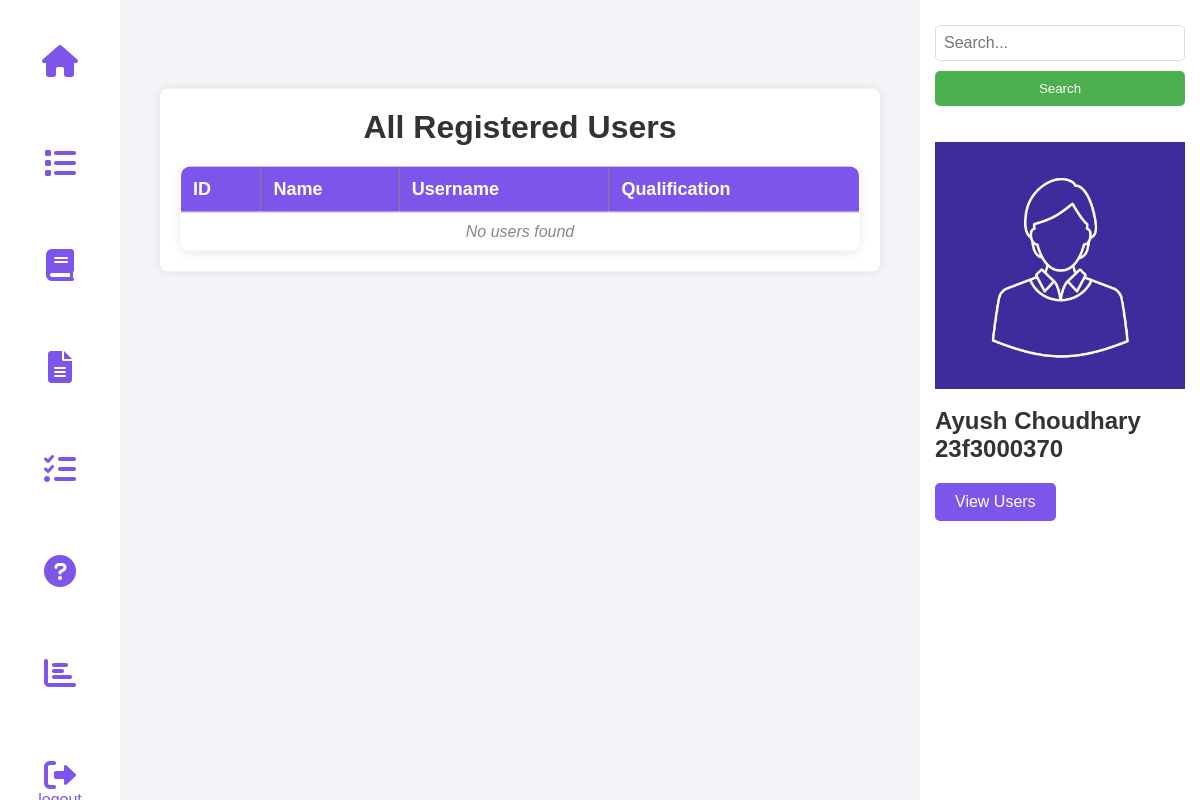
The page /view_users (signed in) on the database as committed earlier.
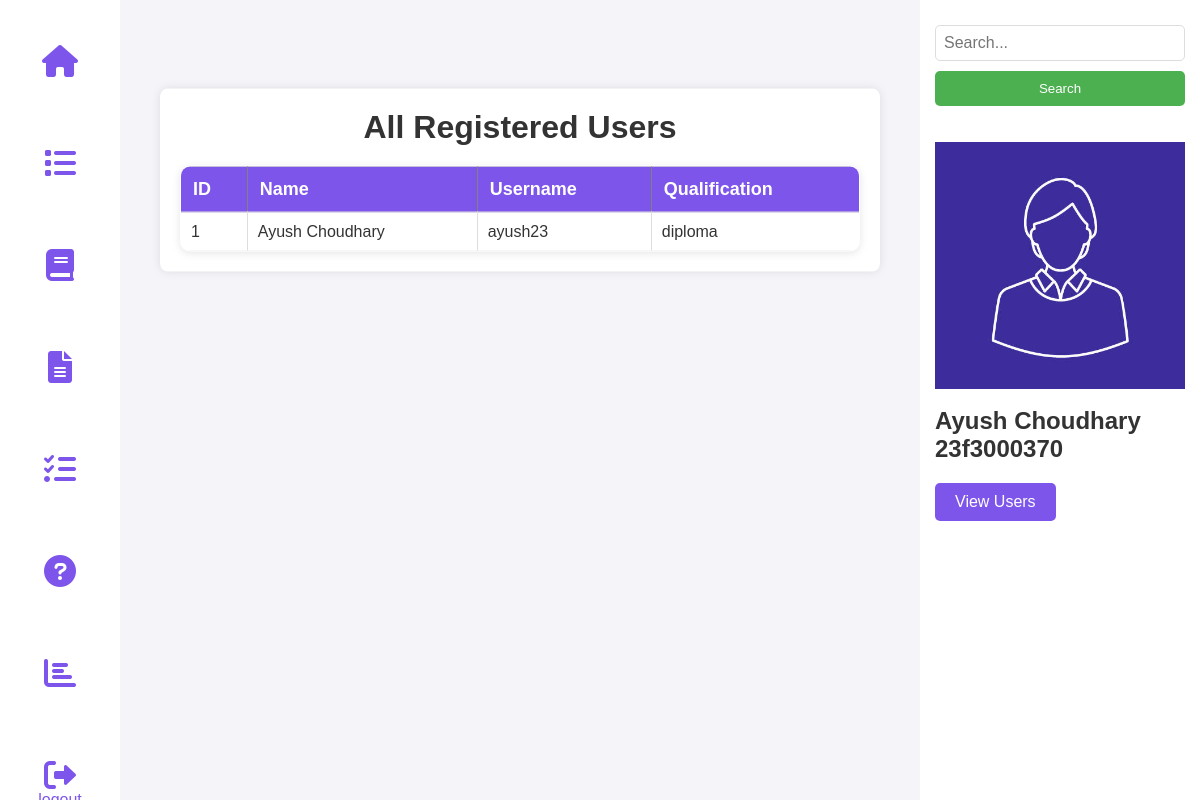
The same page on the database as committed later.
### tables this page shows
CREATE TABLE USERS (
        id INTEGER PRIMARY KEY AUTOINCREMENT,
        username TEXT UNIQUE NOT NULL,
        password TEXT NOT NULL,
        full_name TEXT NOT NULL,
        qualification TEXT,
        dob TEXT
    );

### controllers/admin.py (the view)
@admin_bp.route('/view_users')
def view_users():
    if 'admin' not in session:
        return redirect(url_for('auth.admin_login'))
    conn = get_db_connection()
    cursor = conn.cursor()
    cursor.execute("SELECT id, full_name, username, qualification FROM USERS")
    users = cursor.fetchall()
    conn.close()
    return render_template('admin/view_users.html', users=users)

### models/setup_db.py (called while the page is built)
def get_db_connection():
    try:
        conn = sqlite3.connect(DB_PATH)
        conn.execute("PRAGMA foreign_keys = ON;")
        return conn
    except sqlite3.Error as e:
        print(f"❌ Database connection failed: {e}")
        return None

### templates/admin/view_users.html (shortened to what this page needs)
<!DOCTYPE html>
<html lang="en">
<head>
    <link rel="stylesheet" href="https://cdnjs.cloudflare.com/ajax/libs/font-awesome/6.0.0/css/all.min.css">
    <link rel="stylesheet" href="{{ url_for('static', filename='admin.css') }}">
</head>
<body>
    <nav class="nav">
        <div class="nav-left">
            <a href="{{ url_for('admin.admin_dashboard') }}"><button class="nav-button"><i
                        class="fas fa-home fa-2x"></i></button></a>
            <a href="{{ url_for('admin.view_quiz') }}"><button class="nav-button"><i
                        class="fas fa-list fa-2x"></i></button></a>
            <a href="{{ url_for('admin.add_subject') }}"><button class="nav-button"><i
                        class="fas fa-book fa-2x"></i></button></a>
            <a href="{{ url_for('admin.add_chapter') }}"><button class="nav-button"><i
                        class="fas fa-file-alt fa-2x"></i></button></a>
            <a href="{{ url_for('admin.add_quiz') }}"><button class="nav-button"><i
                        class="fas fa-tasks fa-2x"></i></button></a>
            <a href="{{ url_for('admin.add_question') }}"><button class="nav-button"><i
                        class="fas fa-question-circle fa-2x"></i></button></a>
            <a href="{{ url_for('admin.admin_summary') }}"><button class="nav-button"><i
                        class="fas fa-chart-bar fa-2x"></i></button></a>
            <a href="{{ url_for('auth.logout') }}"><button class="nav-button"><i
                        class="fas fa-sign-out-alt fa-2x"></i>logout</button></a>
        </div>
    </nav>
    <nav class="nav2">
        <div class="nav-right">
            <form method="GET" action="{{ url_for('admin.search_admin') }}">
                <input type="text" name="query" class="search-bar" placeholder="Search...">
                <button type="submit" class="search-button">Search</button>
            </form>
            <br><br>
            <img src="{{ url_for('static', filename='profile.png') }}" alt="Admin Profile" class="profile">
            <br>
            <h1>Ayush Choudhary</h1>
            <h2>23f3000370</h2>
            <a href="{{ url_for('admin.view_users') }}"><button class="back-button">View Users</button></a>
        </div>
    </nav>
    <div class="container3">
        <h1>All Registered Users</h1>
        <table border="1">
            <thead>
                <tr>
                    <th>ID</th>
                    <th>Name</th>
                    <th>Username</th>
                    <th>Qualification</th>
                </tr>
            </thead>
            <tbody>
                {% for user in users %}
                <tr>
                    <td>{{ user[0] }}</td>
                    <td>{{ user[1] }}</td>
                    <td>{{ user[2] }}</td>
                    <td>{{ user[3] }}</td>
                </tr>
                {% else %}
                <tr>
                    <td colspan="4">No users found</td>
                </tr>
                {% endfor %}
            </tbody>
        </table>
    </div>
</body>
</html>

Rows that differ between the two databases and show on the page:
added USERS: id "1", full_name "Ayush Choudhary", username "ayush23", qualification "diploma"
Other text that changed with them:
text no longer shown: "No users found"
